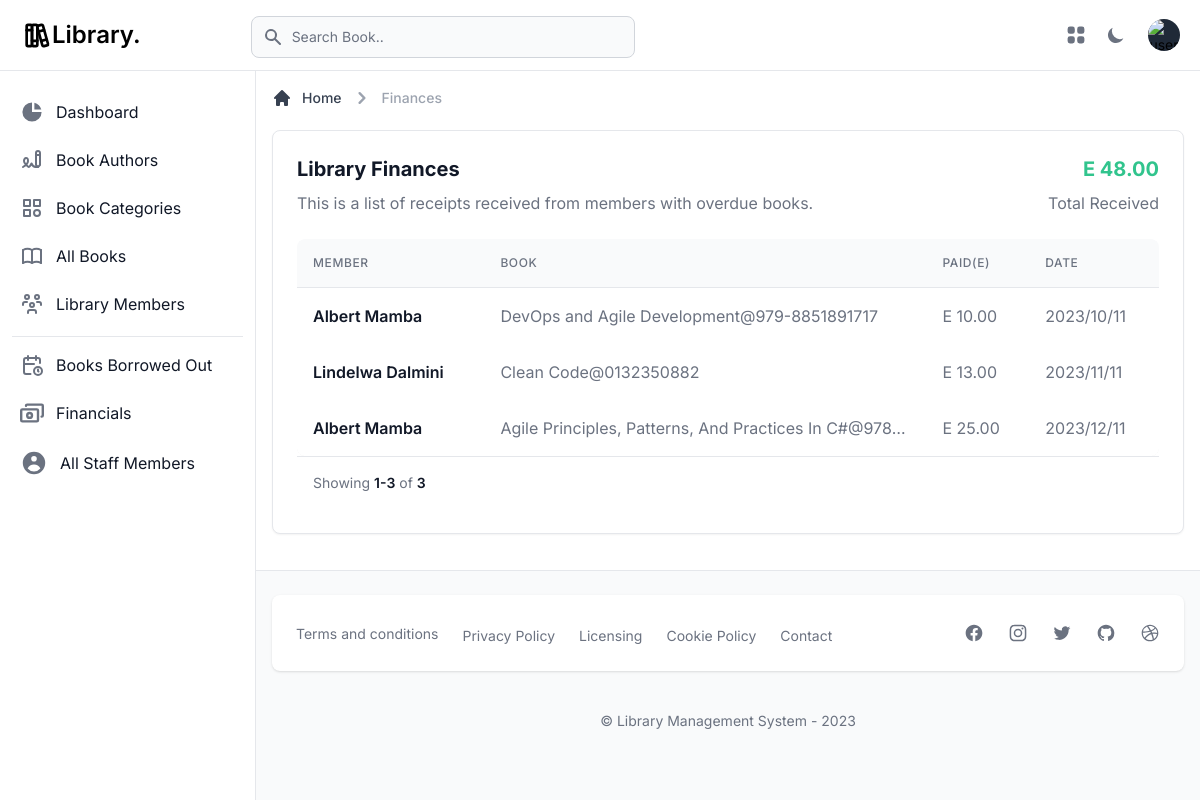
Screenshot of /financials/ with the database file from the repository.
### library/models.py (models this page shows, shortened)
class Income(models.Model):
    name = models.CharField(max_length=50, blank=False, null=False)
    issue = models.OneToOneField(BookIssue, related_name='receipt', on_delete=models.CASCADE, default=7)
    money = models.DecimalField(max_digits=65, decimal_places=2, blank=False, null=False, default=0)
    date_recorded = models.DateTimeField(auto_now=True)
    @property
    def paid(self):
        return f'E {self.money:,.2f}'

class BookIssue(models.Model):
    book = models.ForeignKey(Book, related_name='issues', on_delete=models.CASCADE)
    member = models.ForeignKey(Member, related_name='issues', on_delete=models.CASCADE)
    issue_date = models.DateField(auto_created=True, default=timezone.now)
    due_date = models.DateField(auto_created=True, default=timezone.now)
    return_date = models.DateField(null=True, blank=True)

class Member(models.Model):
    user = models.OneToOneField(User, related_name='member', on_delete=models.CASCADE)
    address = models.CharField(max_length=100, null=True)
    avatar = models.ImageField(upload_to='avatar', null=True, blank=True)
    date_added = models.DateTimeField(auto_created=True, default=timezone.now)
    def __str__(self):
        return self.user.get_full_name()

class Book(models.Model):
    name = models.CharField(max_length=50)
    isbn = models.CharField(max_length=50, null=True, blank=True)
    author = models.ForeignKey(Author, related_name='books', on_delete=models.CASCADE)
    category = models.ForeignKey(Category, related_name='books', on_delete=models.CASCADE)
    summary = models.TextField(max_length=500)
    cover_page = models.ImageField(upload_to='covers/')
    date_published = models.DateField(default=timezone.now)
    barcode = models.CharField(max_length=50, null=True)
    quantity = models.IntegerField(default=0)
    fine = models.DecimalField(default=0.0, max_digits=65, decimal_places=2)
    def __str__(self):
        return f'{self.name}@{self.isbn}'

### web/views.py (the view)
# urls.py: path('financials/', financials, name='financials'),
def financials(request):
    receipts_list = Income.objects.order_by('-id').all()
    page = request.GET.get('page', 1)
    paginator = Paginator(receipts_list, 30)
    receipts = paginator.page(page)
    total_received = Income.objects.aggregate(Sum('money'))
    return render(request, 'pages/book-finances.html', {
        'receipts': receipts,
        'total': f"E {total_received.get('money__sum', 0):,.2f}"
    })

### templates/pages/book-finances.html (shortened to what this page needs)
{% extends "layouts/base.html" %}
{% load static %}
{% load web_tags %}
{% block content %}
    <main>
        <div class="p-4 bg-white block sm:flex items-center justify-between border-b border-gray-200 lg:mt-1.5 dark:bg-gray-800 dark:border-gray-700">
            <div class="w-full mb-1">
                <div class="mb-4">
                    <nav class="flex mb-5" aria-label="Breadcrumb">
                        <ol class="inline-flex items-center space-x-1 text-sm font-medium md:space-x-2">
                            <li class="inline-flex items-center">
                                <a href="/"
                                   class="inline-flex items-center text-gray-700 hover:text-primary-600 dark:text-gray-300 dark:hover:text-white">
                                    <svg class="w-5 h-5 mr-2.5" fill="currentColor" viewBox="0 0 20 20"
                                         xmlns="http://www.w3.org/2000/svg">
                                        <path d="M10.707 2.293a1 1 0 00-1.414 0l-7 7a1 1 0 001.414 1.414L4 10.414V17a1 1 0 001 1h2a1 1 0 001-1v-2a1 1 0 011-1h2a1 1 0 011 1v2a1 1 0 001 1h2a1 1 0 001-1v-6.586l.293.293a1 1 0 001.414-1.414l-7-7z">
                                        </path>
                                    </svg>
                                    Home
                                </a>
                            </li>
                            <li>
                                <div class="flex items-center">
                                    <svg class="w-6 h-6 text-gray-400" fill="currentColor" viewBox="0 0 20 20"
                                         xmlns="http://www.w3.org/2000/svg">
                                        <path fill-rule="evenodd"
                                              d="M7.293 14.707a1 1 0 010-1.414L10.586 10 7.293 6.707a1 1 0 011.414-1.414l4 4a1 1 0 010 1.414l-4 4a1 1 0 01-1.414 0z"
                                              clip-rule="evenodd"></path>
                                    </svg>
                                    <span class="ml-1 text-gray-400 md:ml-2 dark:text-gray-500" aria-current="page">
                                        Finances
                                    </span>
                                </div>
                            </li>
                        </ol>
                    </nav>
                    <div class="p-4 bg-white border mt-4 border-gray-200 rounded-lg shadow-sm dark:border-gray-700 sm:p-6 dark:bg-gray-800">
                        <div class="items-center justify-between lg:flex">
                            <div class="mb-4 lg:mb-0">
                                <h3 class="mb-2 text-xl font-bold text-gray-900 dark:text-white">
                                    Library Finances
                                </h3>
                                <span class="text-base font-normal text-gray-500 dark:text-gray-400">
                                    This is a list of receipts received from members with overdue books.
                                </span>
                            </div>
                            <div class="mb-4 lg:mb-0 text-right">
                                <h3 class="mb-2 text-xl font-bold text-green-400 dark:text-green-500">
                                    {{ total }}
                                </h3>
                                <span class="text-base font-normal text-gray-500 dark:text-gray-400">
                                    Total Received
                                </span>
                            </div>
                        </div>
                        <div class="flex flex-col mt-6">
                            <div class="overflow-x-auto rounded-lg">
                                <div class="inline-block min-w-full align-middle">
                                    <div class="overflow-hidden shadow sm:rounded-lg">
                                        <table class="min-w-full divide-y divide-gray-200 dark:divide-gray-600">
                                            <thead class="bg-gray-50 dark:bg-gray-700">
                                            <tr>
                                                <th scope="col"
                                                    class="p-4 text-xs font-medium tracking-wider text-left text-gray-500 uppercase dark:text-white">
                                                    Member
                                                </th>
                                                <th scope="col"
                                                    class="p-4 text-xs font-medium tracking-wider text-left text-gray-500 uppercase dark:text-white">
                                                    Book
                                                </th>
                                                <th scope="col"
                                                    class="p-4 text-xs font-medium tracking-wider text-left text-gray-500 uppercase dark:text-white">
                                                    Paid(E)
                                                </th>
                                                <th scope="col"
                                                    class="p-4 text-xs font-medium tracking-wider text-left text-gray-500 uppercase dark:text-white">
                                                    Date
                                                </th>
                                            </tr>
                                            </thead>
                                            <tbody class="bg-white dark:bg-gray-800">
                                            {% if receipts %}
                                                {% for receipt in receipts %}
                                                    <tr class="hover:bg-gray-100 dark:hover:bg-gray-700">
                                                        <td class="p-4 text-sm font-normal text-gray-500 whitespace-nowrap dark:text-gray-400">
                                                            <div class="text-base font-semibold text-gray-900 dark:text-white">
                                                                {{ receipt.issue.member }}
                                                            </div>
                                                        </td>
                                                        <td class="max-w-sm p-4 overflow-hidden text-base font-normal text-gray-500 truncate xl:max-w-xs dark:text-gray-400">
                                                            {{ receipt.issue.book }}
                                                        </td>
                                                        <td class="max-w-sm p-4 overflow-hidden text-base font-normal text-gray-500 truncate xl:max-w-xs dark:text-gray-400">
                                                            {{ receipt.paid }}
                                                        </td>
                                                        <td class="max-w-sm p-4 overflow-hidden text-base font-normal text-gray-500 truncate xl:max-w-xs dark:text-gray-400">
                                                            {{ receipt.date_recorded|date:'Y/m/d' }}
                                                        </td>
                                                    </tr>
                                                {% endfor %}
                                            {% else %}
                                                <tr class="text-center text-capitalize">
                                                    <td colspan="4" class="pt-5 pb-3">
                                                        NO FINANCIAL DATA.
                                                    </td>
                                                </tr>
                                            {% endif %}
                                            </tbody>
                                        </table>
                                    </div>
                                </div>
                            </div>
                        </div>
                        <div class="sticky bottom-0 right-0 items-center w-full p-4 bg-white border-t border-gray-200 flex justify-between dark:bg-gray-800 dark:border-gray-700">
                            <div class="flex items-center mb-4 sm:mb-0">
                                <span class="text-sm font-normal text-gray-500 dark:text-gray-400">Showing <span
                                        class="font-semibold text-gray-900 dark:text-white">{{ receipts.start_index }}-{{ receipts.end_index }}</span>
                                    of <span
                                            class="font-semibold text-gray-900 dark:text-white">{{ receipts.paginator.count }}</span></span>
                            </div>
                        </div>
                    </div>
                </div>
            </div>
        </div>
    </main>
{% endblock content %}

### rows the page displays
Income: issue.member "Albert Mamba", issue.book "DevOps and Agile Development@979-8851891717", paid "E 10.00", date_recorded "2023/10/11"
Income: issue.member "Lindelwa Dalmini", issue.book "Clean Code@0132350882", paid "E 13.00", date_recorded "2023/11/11"
Income: issue.member "Albert Mamba", issue.book "Agile Principles, Patterns, And Practices In C#@978…", paid "E 25.00", date_recorded "2023/12/11"

### other values shown
{{ total }} "E 48.00"
{{ receipts.start_index }} "1"
{{ receipts.end_index }} "3"
{{ receipts.paginator.count }} "3"
